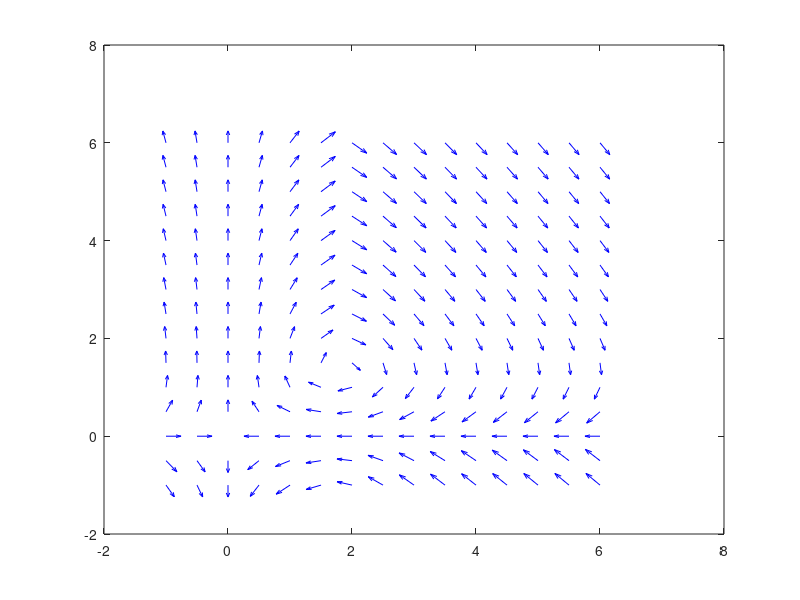

MATLAB code to generate this figure: (Note: this script raises an error after producing the figure.)
%% 
% Section 3.1

%Section 3.1.3
close all; clear all; 
% Set bounds
x1min = -1; x1max = 6; x2min = -1; x2max = 6;

%Set step size
x1step = 0.5; x2step = 0.5; 

%Create plot
[x1, x2] = meshgrid(x1min:x1step:x1max, x2min:x2step:x2max);

%Set values for constants
a = 1.5; b = 1.1; c = 2.5; d = 1.4; 

%Lotka-Volterra System
    dx1 = -a.*x1 + b.*x1.*x2;  
    dx2 =  c.*x2 - d.*x1.*x2; 
    
%Normalize vectors
    dx1 = dx1./sqrt(dx1.^2 + dx2.^2); 
    dx2 = dx2./sqrt(dx1.^2 + dx2.^2); 

%Generate the phase portrait
    vfield = quiver(x1, x2, dx1,dx2,'AutoScaleFactor',0.5,'Color','blue');
    hold on

%Plot nullclines

   %Horizontal
   hx1 = yline(0,'red');
   hold on
   hx2 = yline(a./b,'black');
   hold on
   
   %Vertical
   vx1 = xline(c./d,'red');
   hold on
   vx2 = xline(0,'black');
   hold on
   
%Plot equillibrium points
    plot(0,0,'g*');
    hold on
    plot(c./d,a./b,'g*');
    hold on
    
%Specify the plotting axes
    axis([x1min x1max x2min x2max])

% Label the axes 
    xlabel('$x1$ Predators','Interpreter','latex')
    ylabel('$x2$ Prey','Interpreter','latex')
    title('Lotka-Volterra System','Fontsize',18,'Interpreter','latex')
    


